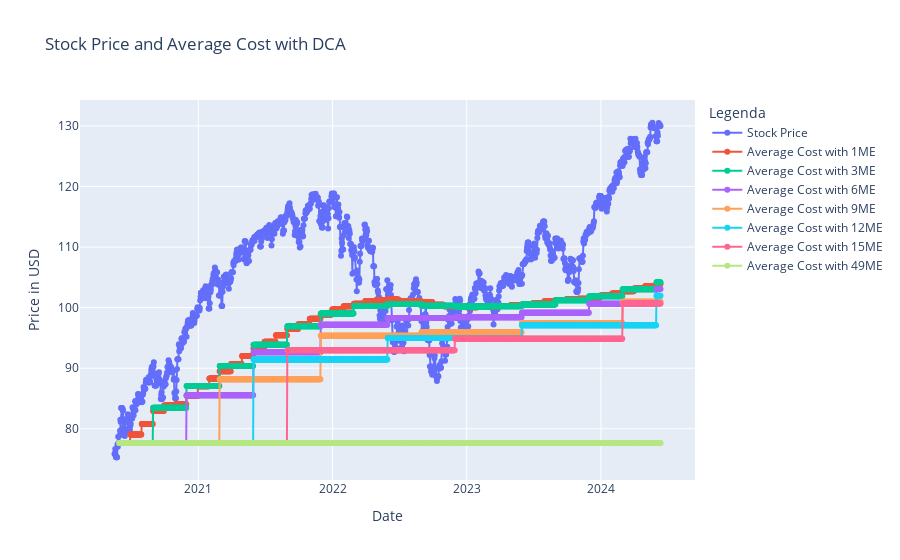
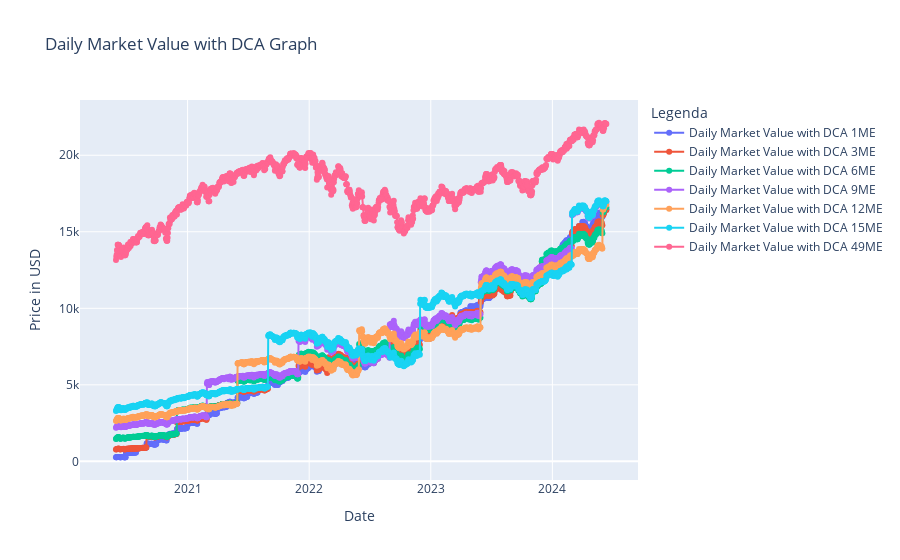
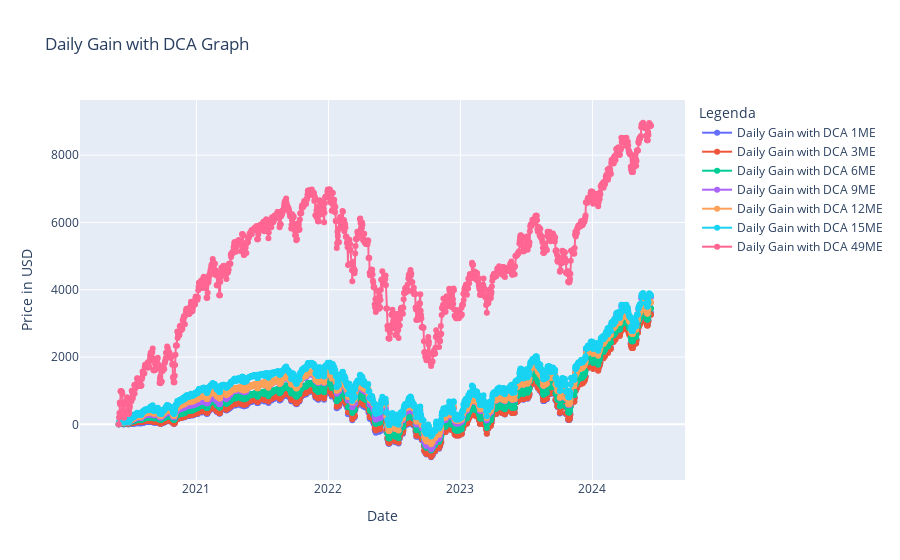
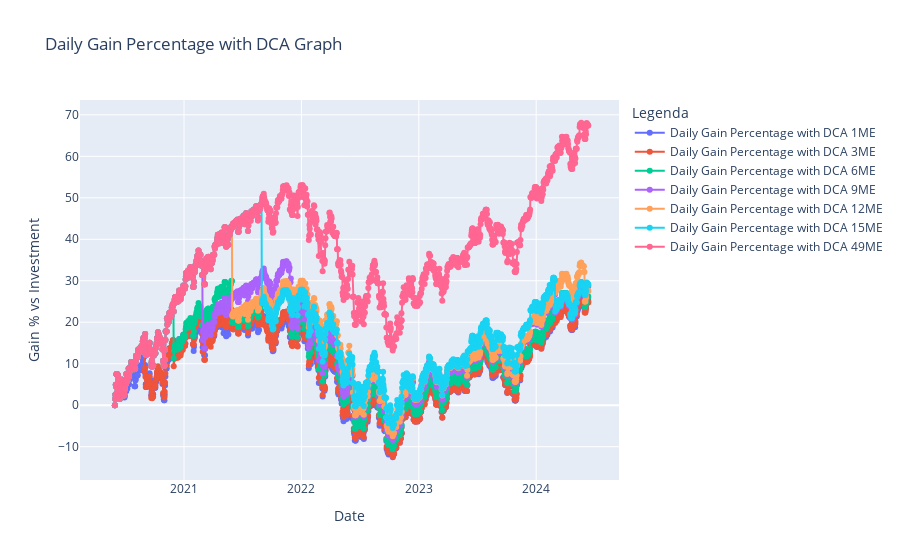

Notebook code for these charts, in order:
### Markdown cell above
Plotting Section for DCA vs Sum Lump 
====================================

### Code cell
plots = []

# Assumiamo che stock_data_dca_values sia un DataFrame con una colonna 'price'
# e che l'indice sia un DateTimeIndex delle date

# Aggiungiamo il primo plot, che rappresenta il prezzo e il costo medio di carico

plots.append(
    {
        "y": [stock_data_dca_values["stock_price"]]
        + [result["average_cost"] for result in results.values()],
        "x": [stock_data_dca_values.index for freq in purchase_frequencies]
        + [stock_data_dca_values.index],
        "name_trace": ["Stock Price"]
        + [f"Average Cost with {freq}" for freq in purchase_frequencies],
        "name_graph": "Stock Price and Average Cost with DCA",
        "xaxis_title": "Date",
        "yaxis_title": "Price in USD",
    }
)

# Aggiungiamo gli altri plot usando un ciclo for per estrarre i dati da ciascun risultato
for metric in [
    ("market_value", "Daily Market Value with DCA", "Price in USD"),
    ("daily_gain", "Daily Gain with DCA", "Price in USD"),
    ("daily_gain_perc", "Daily Gain Percentage with DCA", "Gain % vs Investment"),
]:
    plot_data = {
        "y": [
            results[freq]["daily_gains_df"][metric[0]] for freq in purchase_frequencies
        ],
        "x": [stock_data_dca_values.index for freq in purchase_frequencies],
        "name_trace": [f"{metric[1]} {freq}" for freq in purchase_frequencies],
        "name_graph": f"{metric[1]} Graph",
        "xaxis_title": "Date",
        "yaxis_title": metric[2],
    }
    plots.append(plot_data)

# Qui andrebbe definita la funzione 'create_plot'
# Per ogni configurazione di plot nel nostro array, generiamo e visualizziamo il grafico
for plot in plots:
    fig = create_plot(
        x=plot["x"],
        y=plot["y"],
        name_graph=plot["name_graph"],
        name_trace=plot["name_trace"],
        xaxis_title=plot["xaxis_title"],
        yaxis_title=plot["yaxis_title"],
    )


##Define which is the best strategy
(best_strategy, best_average_cost, best_number_shares, best_market_value) = (
    get_best_investment_strategy(results)
)

#### Strategia con 200MA

### Controllo la 200MA per capire se investire o meno
### Se il mio prezzo medio e' sopra la 200MA e la 200MA cresce allora non faccio niente, altrimenti quando average_cost <= 200MA, compro

### Figure 1 — Plotly figure (JSON) as saved in the notebook; plotly's stock layout.template omitted (floating-point values rounded to 4 significant figures; data arrays with more than 128 entries replaced by an {"elided": "..."} marker saying what was removed)
{"data": [{"mode": "lines+markers+text", "name": "Stock Price", "type": "scatter", "x": {"elided": "1486 str values"}, "y": {"elided": "1486 float values"}}, {"mode": "lines+markers+text", "name": "Average Cost with 1ME", "type": "scatter", "x": {"elided": "1486 str values"}, "y": {"elided": "1486 float values"}}, {"mode": "lines+markers+text", "name": "Average Cost with 3ME", "type": "scatter", "x": {"elided": "1486 str values"}, "y": {"elided": "1486 float values"}}, {"mode": "lines+markers+text", "name": "Average Cost with 6ME", "type": "scatter", "x": {"elided": "1486 str values"}, "y": {"elided": "1486 float values"}}, {"mode": "lines+markers+text", "name": "Average Cost with 9ME", "type": "scatter", "x": {"elided": "1486 str values"}, "y": {"elided": "1486 float values"}}, {"mode": "lines+markers+text", "name": "Average Cost with 12ME", "type": "scatter", "x": {"elided": "1486 str values"}, "y": {"elided": "1486 float values"}}, {"mode": "lines+markers+text", "name": "Average Cost with 15ME", "type": "scatter", "x": {"elided": "1486 str values"}, "y": {"elided": "1486 float values"}}, {"mode": "lines+markers+text", "name": "Average Cost with 49ME", "type": "scatter", "x": {"elided": "1486 str values"}, "y": {"elided": "1486 float values"}}], "layout": {"hovermode": "x", "legend": {"title": {"text": "Legenda"}}, "title": {"text": "Stock Price and Average Cost with DCA"}, "xaxis": {"title": {"text": "Date"}}, "yaxis": {"title": {"text": "Price in USD"}}}}

### Figure 2 — Plotly figure (JSON) as saved in the notebook; plotly's stock layout.template omitted (floating-point values rounded to 4 significant figures; data arrays with more than 128 entries replaced by an {"elided": "..."} marker saying what was removed)
{"data": [{"mode": "lines+markers+text", "name": "Daily Market Value with DCA 1ME", "type": "scatter", "x": {"elided": "1486 str values"}, "y": {"elided": "1486 float values"}}, {"mode": "lines+markers+text", "name": "Daily Market Value with DCA 3ME", "type": "scatter", "x": {"elided": "1486 str values"}, "y": {"elided": "1486 float values"}}, {"mode": "lines+markers+text", "name": "Daily Market Value with DCA 6ME", "type": "scatter", "x": {"elided": "1486 str values"}, "y": {"elided": "1486 float values"}}, {"mode": "lines+markers+text", "name": "Daily Market Value with DCA 9ME", "type": "scatter", "x": {"elided": "1486 str values"}, "y": {"elided": "1486 float values"}}, {"mode": "lines+markers+text", "name": "Daily Market Value with DCA 12ME", "type": "scatter", "x": {"elided": "1486 str values"}, "y": {"elided": "1486 float values"}}, {"mode": "lines+markers+text", "name": "Daily Market Value with DCA 15ME", "type": "scatter", "x": {"elided": "1486 str values"}, "y": {"elided": "1486 float values"}}, {"mode": "lines+markers+text", "name": "Daily Market Value with DCA 49ME", "type": "scatter", "x": {"elided": "1486 str values"}, "y": {"elided": "1486 float values"}}], "layout": {"hovermode": "x", "legend": {"title": {"text": "Legenda"}}, "title": {"text": "Daily Market Value with DCA Graph"}, "xaxis": {"title": {"text": "Date"}}, "yaxis": {"title": {"text": "Price in USD"}}}}

### Figure 3 — Plotly figure (JSON) as saved in the notebook; plotly's stock layout.template omitted (floating-point values rounded to 4 significant figures; data arrays with more than 128 entries replaced by an {"elided": "..."} marker saying what was removed)
{"data": [{"mode": "lines+markers+text", "name": "Daily Gain with DCA 1ME", "type": "scatter", "x": {"elided": "1486 str values"}, "y": {"elided": "1486 float values"}}, {"mode": "lines+markers+text", "name": "Daily Gain with DCA 3ME", "type": "scatter", "x": {"elided": "1486 str values"}, "y": {"elided": "1486 float values"}}, {"mode": "lines+markers+text", "name": "Daily Gain with DCA 6ME", "type": "scatter", "x": {"elided": "1486 str values"}, "y": {"elided": "1486 float values"}}, {"mode": "lines+markers+text", "name": "Daily Gain with DCA 9ME", "type": "scatter", "x": {"elided": "1486 str values"}, "y": {"elided": "1486 float values"}}, {"mode": "lines+markers+text", "name": "Daily Gain with DCA 12ME", "type": "scatter", "x": {"elided": "1486 str values"}, "y": {"elided": "1486 float values"}}, {"mode": "lines+markers+text", "name": "Daily Gain with DCA 15ME", "type": "scatter", "x": {"elided": "1486 str values"}, "y": {"elided": "1486 float values"}}, {"mode": "lines+markers+text", "name": "Daily Gain with DCA 49ME", "type": "scatter", "x": {"elided": "1486 str values"}, "y": {"elided": "1486 float values"}}], "layout": {"hovermode": "x", "legend": {"title": {"text": "Legenda"}}, "title": {"text": "Daily Gain with DCA Graph"}, "xaxis": {"title": {"text": "Date"}}, "yaxis": {"title": {"text": "Price in USD"}}}}

### Figure 4 — Plotly figure (JSON) as saved in the notebook; plotly's stock layout.template omitted (floating-point values rounded to 4 significant figures; data arrays with more than 128 entries replaced by an {"elided": "..."} marker saying what was removed)
{"data": [{"mode": "lines+markers+text", "name": "Daily Gain Percentage with DCA 1ME", "type": "scatter", "x": {"elided": "1486 str values"}, "y": {"elided": "1486 float values"}}, {"mode": "lines+markers+text", "name": "Daily Gain Percentage with DCA 3ME", "type": "scatter", "x": {"elided": "1486 str values"}, "y": {"elided": "1486 float values"}}, {"mode": "lines+markers+text", "name": "Daily Gain Percentage with DCA 6ME", "type": "scatter", "x": {"elided": "1486 str values"}, "y": {"elided": "1486 float values"}}, {"mode": "lines+markers+text", "name": "Daily Gain Percentage with DCA 9ME", "type": "scatter", "x": {"elided": "1486 str values"}, "y": {"elided": "1486 float values"}}, {"mode": "lines+markers+text", "name": "Daily Gain Percentage with DCA 12ME", "type": "scatter", "x": {"elided": "1486 str values"}, "y": {"elided": "1486 float values"}}, {"mode": "lines+markers+text", "name": "Daily Gain Percentage with DCA 15ME", "type": "scatter", "x": {"elided": "1486 str values"}, "y": {"elided": "1486 float values"}}, {"mode": "lines+markers+text", "name": "Daily Gain Percentage with DCA 49ME", "type": "scatter", "x": {"elided": "1486 str values"}, "y": {"elided": "1486 float values"}}], "layout": {"hovermode": "x", "legend": {"title": {"text": "Legenda"}}, "title": {"text": "Daily Gain Percentage with DCA Graph"}, "xaxis": {"title": {"text": "Date"}}, "yaxis": {"title": {"text": "Gain % vs Investment"}}}}
